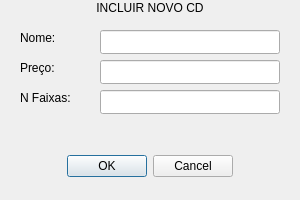
<?xml version="1.0" encoding="UTF-8"?>
<ui version="4.0">
 <class>IncluirCD</class>
 <widget class="QDialog" name="IncluirCD">
  <property name="geometry">
   <rect>
    <x>0</x>
    <y>0</y>
    <width>300</width>
    <height>200</height>
   </rect>
  </property>
  <property name="windowTitle">
   <string>Dialog</string>
  </property>
  <widget class="QLabel" name="labelNFaixas">
   <property name="geometry">
    <rect>
     <x>20</x>
     <y>90</y>
     <width>51</width>
     <height>16</height>
    </rect>
   </property>
   <property name="text">
    <string>N Faixas:</string>
   </property>
  </widget>
  <widget class="QLineEdit" name="getNFaixas">
   <property name="geometry">
    <rect>
     <x>100</x>
     <y>90</y>
     <width>180</width>
     <height>24</height>
    </rect>
   </property>
  </widget>
  <widget class="QLabel" name="labelPreco">
   <property name="geometry">
    <rect>
     <x>20</x>
     <y>60</y>
     <width>41</width>
     <height>16</height>
    </rect>
   </property>
   <property name="text">
    <string>Preço:</string>
   </property>
  </widget>
  <widget class="QLineEdit" name="getNome">
   <property name="geometry">
    <rect>
     <x>100</x>
     <y>30</y>
     <width>180</width>
     <height>24</height>
    </rect>
   </property>
  </widget>
  <widget class="QDialogButtonBox" name="buttonBox">
   <property name="geometry">
    <rect>
     <x>0</x>
     <y>150</y>
     <width>300</width>
     <height>32</height>
    </rect>
   </property>
   <property name="orientation">
    <enum>Qt::Horizontal</enum>
   </property>
   <property name="standardButtons">
    <set>QDialogButtonBox::Cancel|QDialogButtonBox::Ok</set>
   </property>
   <property name="centerButtons">
    <bool>true</bool>
   </property>
  </widget>
  <widget class="QLabel" name="title">
   <property name="geometry">
    <rect>
     <x>0</x>
     <y>0</y>
     <width>300</width>
     <height>16</height>
    </rect>
   </property>
   <property name="minimumSize">
    <size>
     <width>300</width>
     <height>0</height>
    </size>
   </property>
   <property name="text">
    <string>INCLUIR NOVO CD</string>
   </property>
   <property name="textFormat">
    <enum>Qt::AutoText</enum>
   </property>
   <property name="alignment">
    <set>Qt::AlignCenter</set>
   </property>
  </widget>
  <widget class="QLabel" name="labelNome">
   <property name="geometry">
    <rect>
     <x>20</x>
     <y>30</y>
     <width>41</width>
     <height>16</height>
    </rect>
   </property>
   <property name="text">
    <string>Nome:</string>
   </property>
  </widget>
  <widget class="QLineEdit" name="getPreco">
   <property name="geometry">
    <rect>
     <x>100</x>
     <y>60</y>
     <width>180</width>
     <height>24</height>
    </rect>
   </property>
  </widget>
 </widget>
 <resources/>
 <connections/>
</ui>
